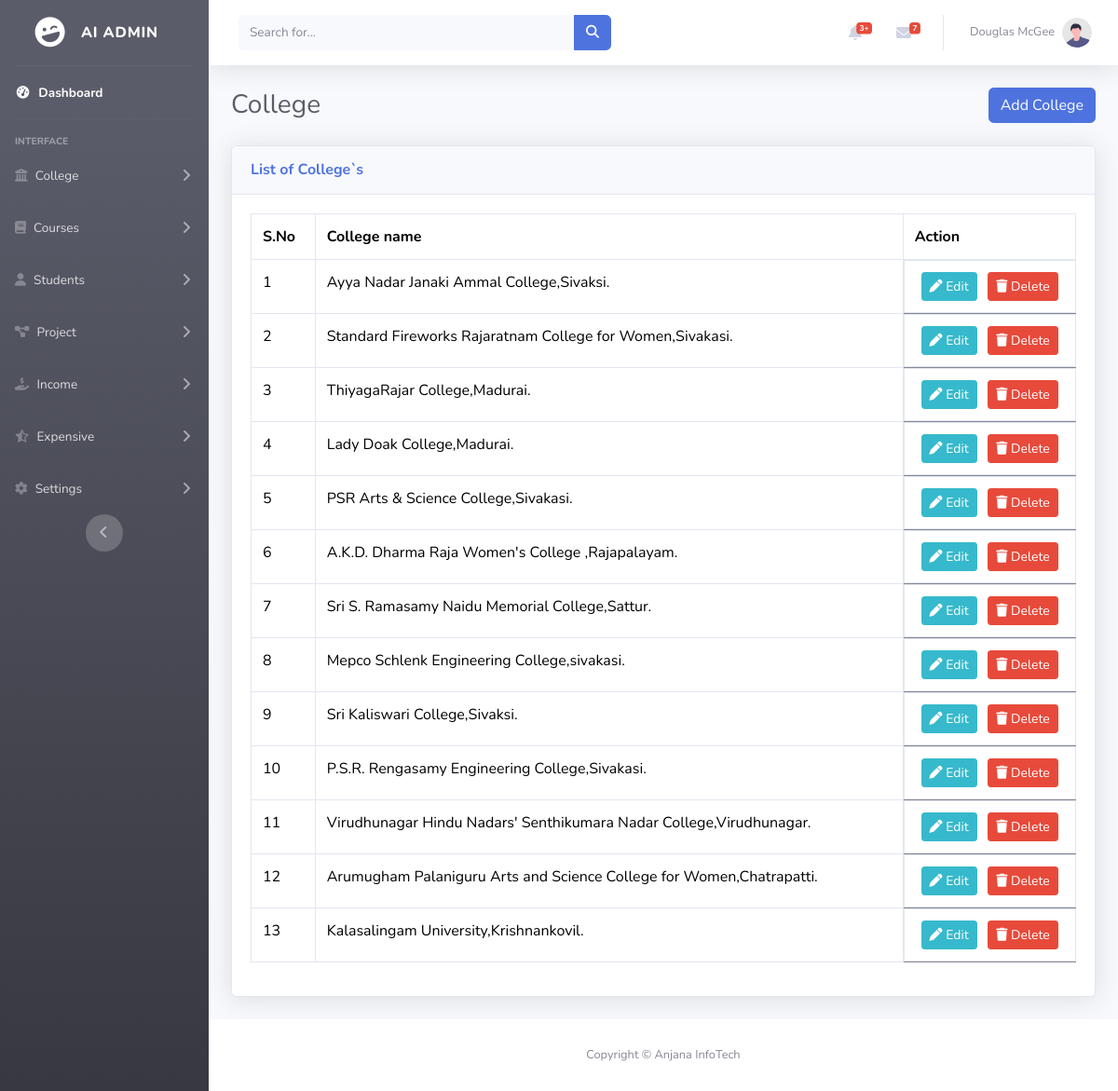
/college.php, run on the app's committed database.
### tables this page shows
CREATE TABLE `college` (
  `id` int(11) NOT NULL,
  `collegename` varchar(200) NOT NULL
);

### college.php (the view, shortened to what this page needs)
<!DOCTYPE html>
<html lang="en">
<head>
    <link href="vendor/fontawesome-free/css/all.min.css" rel="stylesheet" type="text/css">
    <link rel="stylesheet" href="https://cdnjs.cloudflare.com/ajax/libs/font-awesome/6.6.0/css/all.min.css" />
    <link href="https://cdn.jsdelivr.net/npm/bootstrap@5.3.3/dist/css/bootstrap.min.css" rel="stylesheet">
    <link href="css/sb-admin-2.min.css" rel="stylesheet">
</head>
<body id="page-top">
    <div id="wrapper">
        <?php
        include('./nav.php');
        ?>
        <div id="content-wrapper" class="d-flex flex-column">
            <div id="content">
                <?php
                include('./topbar.php');
                ?>
                <div class="container-fluid">
                    <div class="d-sm-flex align-items-center justify-content-between mb-4">
                        <h1 class="h3 mb-0 text-gray-800">College</h1>
                        <div class="text-end">
                            <button class="btn btn-primary" type="button">
                                <a href="addcollege.php" style="text-decoration: none;color:white;">Add College</a>
                            </button>
                        </div>
                    </div>
                    <?php
                    include('./db.php');
                    $se = "SELECT * FROM college";
                    $ex = mysqli_query($db, $se);
                    ?>
                    <div class="card shadow mb-4">
                        <div class="card-header py-3">
                            <h6 class="m-0 font-weight-bold text-primary">List of College`s</h6>
                        </div>
                        <div class="card-body">
                            <div class="table-responsive">
                                <table class='table table-bordered' id='dataTable' width='100%' cellspacing='0'>
                                    <tr>
                                        <th>S.No</th>
                                        <th>College name</th>
                                        <th>Action</th>
                                    </tr>
                                    <?php
                                    while ($row = mysqli_fetch_assoc($ex)) { ?>
                                        <tr id='tr'>
                                            <td id='id'><?php echo $row['id'] ?></td>
                                            <td id='college-name'><?php echo $row['collegename'] ?></td>
                                            <td class="d-flex justify-content-around ">
                                                <a href="editcollege.php?id=<?php echo $row['id']; ?>" class="btn btn-info btn-sm"><i class="fa-solid fa-pen" style="color: #ffffff;"></i> Edit</a>
                                                <form action="editcollege.php" method="POST">
                                                    <a href="editcollege.php?id=<?php echo $row['id']; ?>" class="btn btn-danger btn-sm" name="delete"><i class="fa-solid fa-trash" style="color: #ffffff;"></i> Delete</a>
                                                </form>
                                            </td>
                                        </tr>
                                    <?php } ?>
                                </table>
                            </div>
                        </div>
                    </div>
                </div>
            </div>
            <footer class="sticky-footer bg-white">
                <div class="container my-auto">
                    <div class="copyright text-center my-auto">
                        <span>Copyright &copy; Anjana InfoTech</span>
                    </div>
                </div>
            </footer>
        </div>
    </div>
</body>
</html>

### data on the page
college: id "1", collegename "Ayya Nadar Janaki Ammal College,Sivaksi."
college: id "2", collegename "Standard Fireworks Rajaratnam College for Women,Sivakasi."
college: id "3", collegename "ThiyagaRajar College,Madurai."
college: id "4", collegename "Lady Doak College,Madurai."
college: id "5", collegename "PSR Arts & Science College,Sivakasi."
college: id "6", collegename "A.K.D. Dharma Raja Women's College ,Rajapalayam."
college: id "7", collegename "Sri S. Ramasamy Naidu Memorial College,Sattur."
college: id "8", collegename "Mepco Schlenk Engineering College,sivakasi."
college: id "9", collegename "Sri Kaliswari College,Sivaksi."
college: id "10", collegename "P.S.R. Rengasamy Engineering College,Sivakasi."
college: id "11", collegename "Virudhunagar Hindu Nadars' Senthikumara Nadar College,Virudhunagar."
college: id "12", collegename "Arumugham Palaniguru Arts and Science College for Women,Chatrapatti."
college: id "13", collegename "Kalasalingam University,Krishnankovil."
